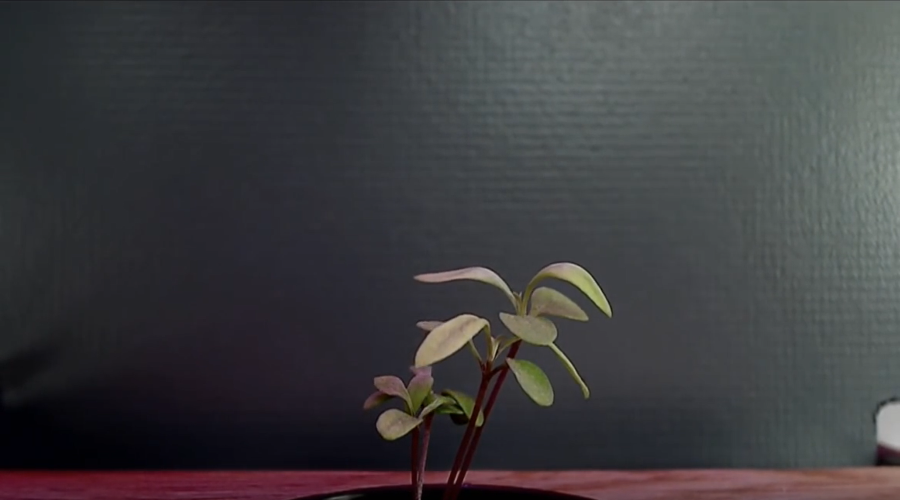
#> input picture plant2Copy.png, 1800 x 1000 px (shown at 1/2 size)
$ python plant.py   (older library calls are emulated)
#> lines starting #> are read from the running program, lines starting #| are printed output that depends on the picture; after the words box and inside, x2 and y2 are one past the last pixel; in counts of white or black regions, pixels touching at a corner belong together

import numpy as np
import cv2
from matplotlib import pyplot as plt
from matplotlib import image as image
import easygui

#width = 864
width = 1800
height = 1000
#height = 1152

plant = cv2.imread("plant2Copy.png")
#> plant is the input picture: shape (1000, 1800, 3); mean B, G, R 63.8, 61.3, 61.9
#plant = cv2.imread("plantqr.jpg")
#plant = cv2.imread("plant2.png")
#plant = cv2.imread("newplant1.jpg")
plant = cv2.resize(plant,(width, height), interpolation = cv2.INTER_CUBIC)


grayI = cv2.cvtColor(plant, cv2.COLOR_BGR2GRAY)
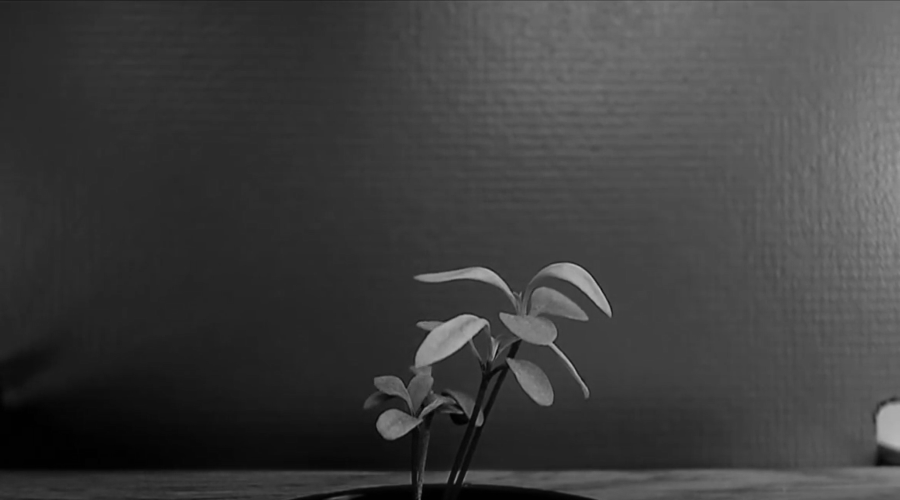
#> grayI: shape (1000, 1800) (shown at 1/2 size); min 0, max 193, mean 61.8
gray = np.float32(grayI)

h, w, d = plant.shape
#> h = 1000; w = 1800; d = 3

thresh = cv2.adaptiveThreshold(grayI,255,cv2.ADAPTIVE_THRESH_GAUSSIAN_C,cv2.THRESH_BINARY,15,5)
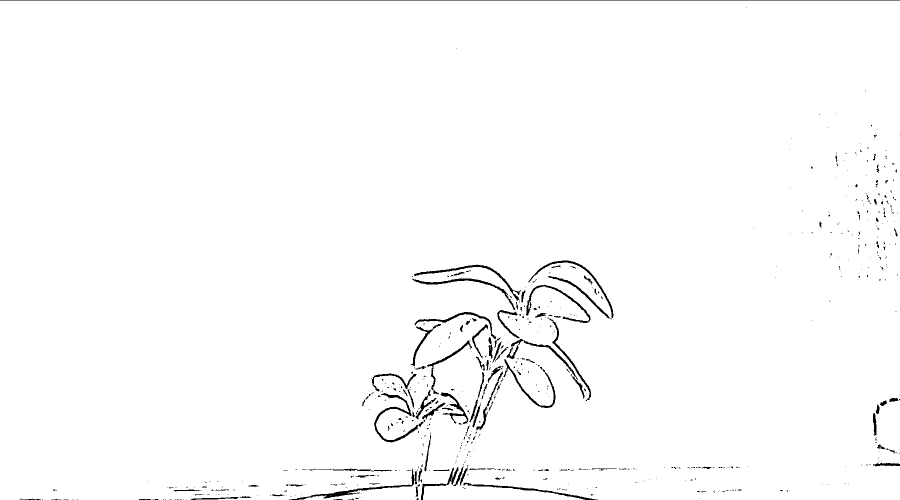
#> thresh: shape (1000, 1800) (shown at 1/2 size); 98.5% white; 665 black regions (555 under 20 px), largest, box (x1, y1, x2, y2) and area: (0, 0, 1800, 1) 1800, (578, 937, 834, 1000) 1343, (748, 786, 847, 885) 1238

shi = cv2.goodFeaturesToTrack(thresh, maxCorners = 20, qualityLevel = 0.7, minDistance = 10)
#> shi = 20 rows, first 8: [936, 822], [959, 843], [825, 841], [1028, 734], [835, 822], [1790, 399], [1172, 800], [765, 759]
'''
corners = np.int0(shi)

# Shi tomasi dots

for i in corners:
    x,y = i.ravel()
    cv2.circle(plant,(x,y),5,255,-1)


plt.imshow(plant),plt.show()
'''
#cv2.imshow("tg", thresh)

#use this for help later
#https://www.packtpub.com/mapt/book/application_development/9781785283932/5/ch05lvl1sec49/good-features-to-track


#https://www.pyimagesearch.com/2014/04/21/building-pokedex-python-finding-game-boy-screen-step-4-6/
gray = cv2.bilateralFilter(gray, 11, 17, 17)
edged = cv2.Canny(thresh, 30, 200)
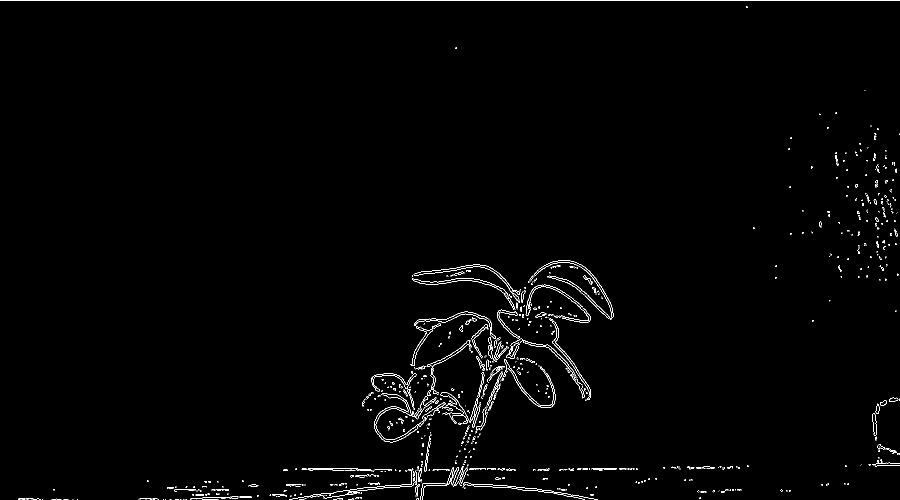
#> edged: shape (1000, 1800) (shown at 1/2 size); 1% white in thin lines or dots
#edged = cv2.Canny(gray, 30, 200) # ORIGINAL
#edged = cv2.Canny(grayI, 30, 200)

#cv2.imshow("edge", edged)


######################
# Contours for QRCode
'''
(_,contoursEdge,_) = cv2.findContours(edged.copy(), mode = cv2.RETR_EXTERNAL, method = cv2.CHAIN_APPROX_NONE)


cnts = sorted(contoursEdge, key = cv2.contourArea, reverse = True)[:10]
screenCnt = None

for c in cnts:
	# approximate the contour
	peri = cv2.arcLength(c, True)
	approx = cv2.approxPolyDP(c, 0.01 * peri, True)

	# if our approximated contour has four points, then
	# we can assume that we have found our screen
	if len(approx) == 4:
		screenCnt = approx
		break

'''
#Top left, Bottom left
#Top right, Bottom right
'''
print (screenCnt)
print ("\n")


topL = screenCnt[0]
print (topL[0][1])

botL = screenCnt[1]
print (botL[0][1])

topR = screenCnt[2]
print (topR[0][0])

botR = screenCnt[3]
print (botR[0][0])

print ("\n")
'''


# [5 lines of commented-out code are left out]


'''
print(y1)
print(y2)
print(x1)
print(x2)
'''

# [6 lines of commented-out code are left out]

(_,contoursEdge,_) = cv2.findContours(edged.copy(), mode = cv2.RETR_EXTERNAL, method = cv2.CHAIN_APPROX_NONE)
#> contoursEdge = 949 contours, 912 with area under 20; largest, box (x1, y1, x2, y2) and area: (824, 556, 1031, 620) 916, (1098, 637, 1182, 800) 103, (1095, 551, 1219, 637) 93, (1760, 800, 1774, 812) 90, (1751, 807, 1759, 828) 90


# [7 lines of commented-out code are left out]


img = cv2.drawContours(plant, contoursEdge, contourIdx=-1, color=(0,0,255), thickness=2)
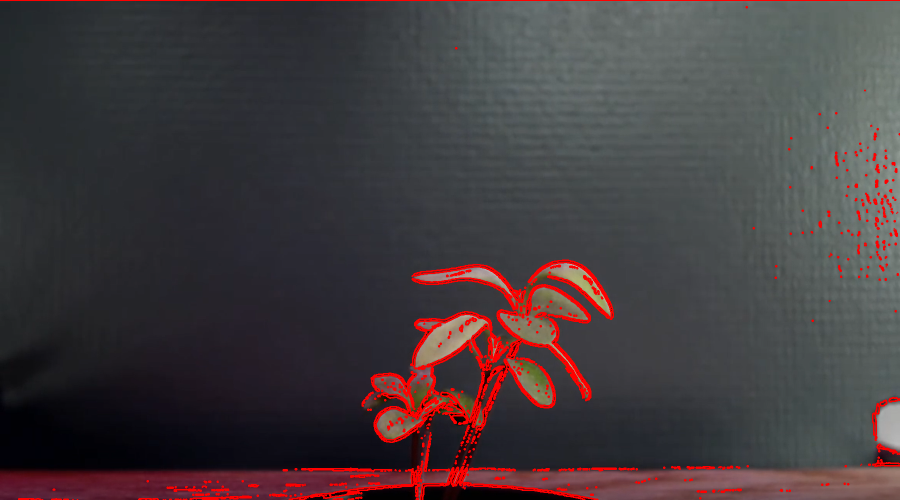
#> img: shape (1000, 1800, 3) (shown at 1/2 size); mean B, G, R 62.1, 59.5, 67.9

cv2.imshow("imgEdge", edged)
cv2.imshow("img", img)

cv2.waitKey(0)
